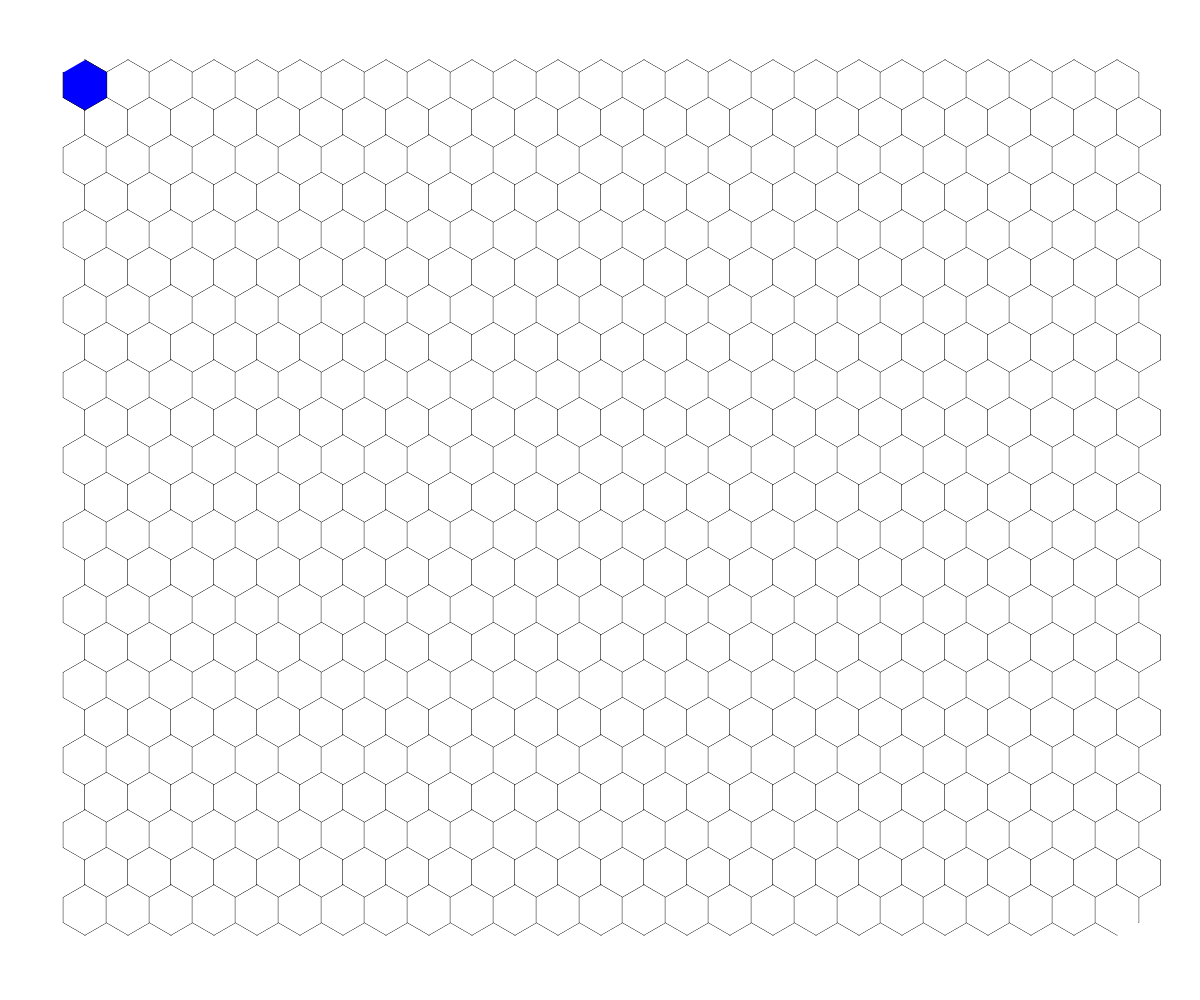
Frame 1 (no input)
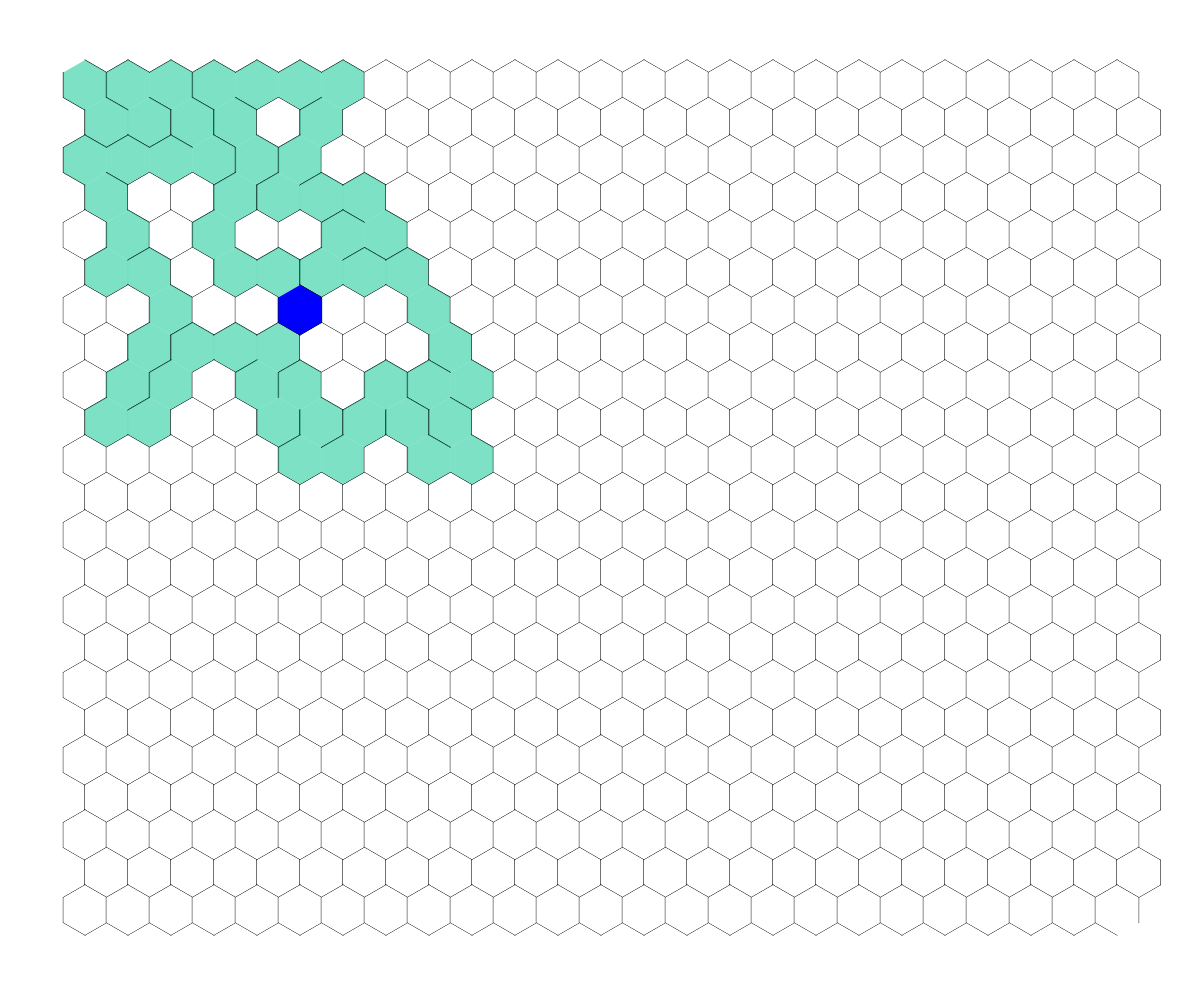
Frame 60 (no input)
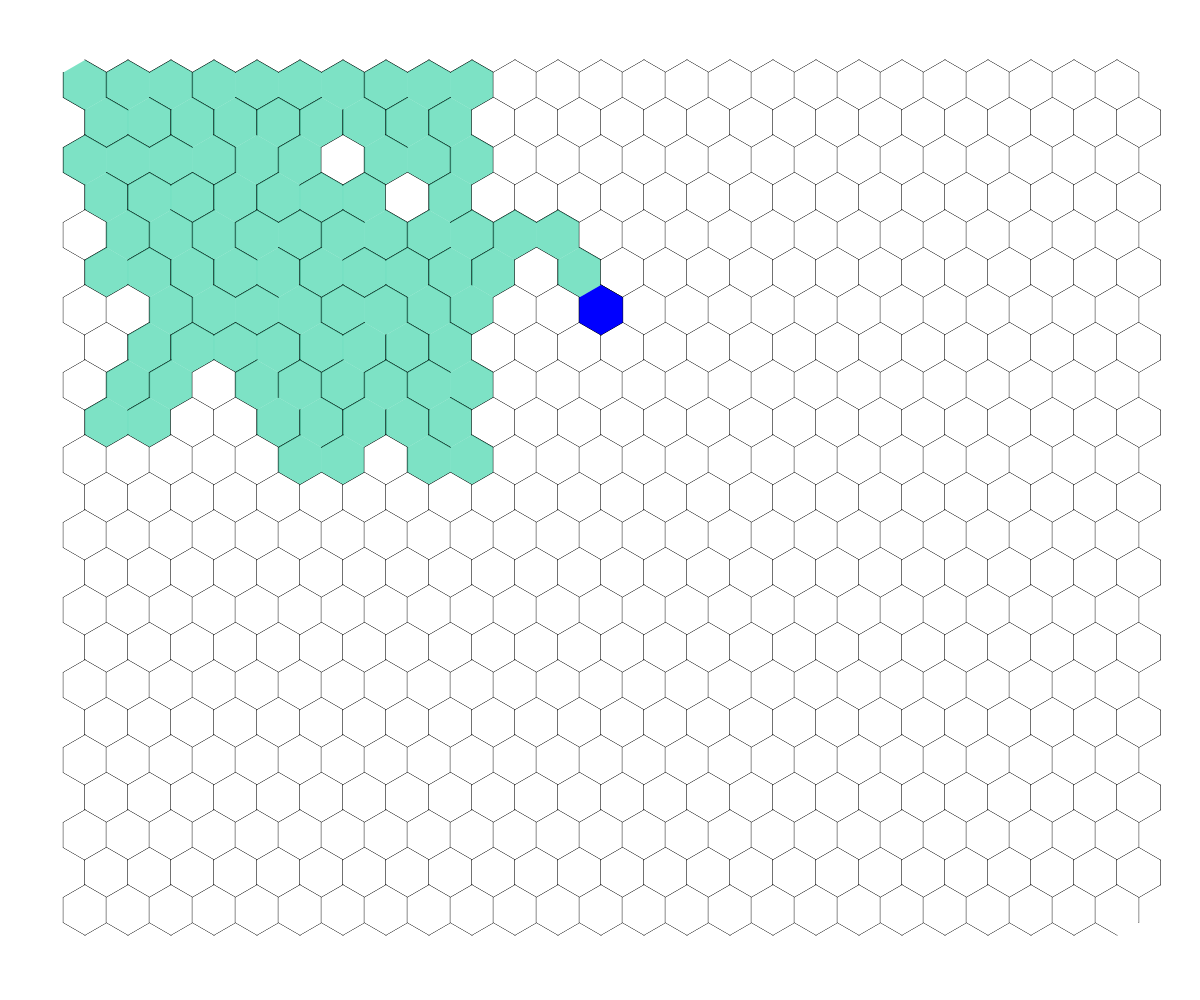
Frame 120 (the mouse pressed at the canvas centre since frame 60)

The p5.js sketch that drew these frames (run headless with seeded random() and noise() and a simulated clock; from frame 60 on, the mouse is pressed at the canvas centre):

// p5.js sketch
// ── sketch.js
const nodeWidth = 25;
let maze;
let finder;
function setup() {
  createCanvas(windowWidth, windowHeight);
  maze = new HexMaze(nodeWidth, width * 0.05);
  finder = new PathFinder(maze.nodes[0]);
}
function draw() {
  translate(maze.padding, maze.padding);
  background(255);
  noStroke();

  maze.draw();
  if (maze.completed) {
    finder.run(maze);
    finder.draw();
  }
  if (finder.completed) {
    noLoop();
  }
}

// ── Hex.js
class Hex {
  constructor(x, y, radius, index) {
    this.radius = radius;
    this.x = x;
    this.y = y;
    this.sides = [true, true, true, true, true, true];
    this.visited = false;
    this.index = index;
    this.neighbors = [];
    // for A* algorithm
    this.g = 0;
    this.h = 0;
    this.f = 0;
    this.path = [];
  }
  draw() {
    let angle = TWO_PI / 6;
    if (!this.visited) {
      fill(255);
    }
    beginShape();
    let vertices = [];
    for (let a = PI / 6; a < TWO_PI + PI / 6; a += angle) {
      let sx = this.x + cos(a) * this.radius;
      let sy = this.y + sin(a) * this.radius;
      vertices.push([sx, sy]);
      vertex(sx, sy);
    }

    for (let i = 0; i < vertices.length - 1; i++) {
      if (this.sides[i]) {
        stroke(0);
        strokeWeight(1);
        line(
          vertices[i][0],
          vertices[i][1],
          vertices[i + 1][0],
          vertices[i + 1][1]
        );
        noStroke();
      }
    }
    endShape(CLOSE);
  }
}

// ── HexMaze.js
class HexMaze {
  radius;
  nodes = [];
  total_columns;
  total_rows;
  current;
  stack = [];
  completed = false;

  constructor(radius, padding) {
    this.padding = padding;
    this.radius = radius;
    this.singleWidth = floor(sqrt(3) * this.radius);
    this.singleHeight = floor(2 * this.radius);
    this.total_columns = floor((width - this.padding * 2) / this.singleWidth);
    this.total_rows = floor(
      (height - this.padding * 2) / (this.singleHeight - this.radius / 2)
    );
    this.activeColor = color(0, 0, 255);
    this.visitedColor = color(90, 219, 181, 200);
    this.create();
    this.link();
  }
  link() {
    for (let i = 0; i < this.nodes.length; i++) {
      this.nodes[i].neighbors = this.getNeighbors(this.nodes[i]);
    }
  }
  getNeighbors(node) {
    const neighbors = [];
    const index = node.index;
    // right
    if (
      index % this.total_columns != this.total_columns - 1 &&
      this.nodes[index + 1]
    ) {
      neighbors.push(this.nodes[index + 1]);
    }
    // left
    if (index % this.total_columns != 0 && this.nodes[index - 1]) {
      neighbors.push(this.nodes[index - 1]);
    }

    // bottom right
    if (index % this.total_columns != this.total_columns - 1) {
      // even row
      if (floor(index / this.total_columns) % 2 == 0) {
        // if exists and not visited
        if (this.nodes[index + this.total_columns]) {
          neighbors.push(this.nodes[index + this.total_columns]);
        }
      }
      // odd row
      else {
        // if exists and not visited
        if (this.nodes[index + this.total_columns + 1]) {
          neighbors.push(this.nodes[index + this.total_columns + 1]);
        }
      }
    }
    // bottom left
    if (index % this.total_columns != 0) {
      // even row
      if (floor(index / this.total_columns) % 2 == 0) {
        // if exists and not visited
        if (this.nodes[index + this.total_columns - 1]) {
          neighbors.push(this.nodes[index + this.total_columns - 1]);
        }
      }
      // odd row
      else {
        // if exists and not visited
        if (this.nodes[index + this.total_columns]) {
          neighbors.push(this.nodes[index + this.total_columns]);
        }
      }
    }
    // top left
    if (index % this.total_columns != 0) {
      // even row
      if (floor(index / this.total_columns) % 2 == 0) {
        // if exists and not visited
        if (this.nodes[index - this.total_columns - 1]) {
          neighbors.push(this.nodes[index - this.total_columns - 1]);
        }
      }
      // odd row
      else {
        // if exists and not visited
        if (this.nodes[index - this.total_columns]) {
          neighbors.push(this.nodes[index - this.total_columns]);
        }
      }
    }
    // top right
    if (index % this.total_columns != this.total_columns - 1) {
      // even row
      if (floor(index / this.total_columns) % 2 == 0) {
        // if exists and not visited
        if (this.nodes[index - this.total_columns]) {
          neighbors.push(this.nodes[index - this.total_columns]);
        }
      }
      // odd row
      else {
        // if exists and not visited
        if (this.nodes[index - this.total_columns + 1]) {
          neighbors.push(this.nodes[index - this.total_columns + 1]);
        }
      }
    }
    return neighbors;
  }
  checkNeighbors(node) {
    let neighbors = node.neighbors;
    neighbors = neighbors.filter((neighbor) => !neighbor.visited);
    if (neighbors.length <= 0) {
      return null;
    }
    const rand = floor(random(neighbors.length));
    return neighbors[rand];
  }

  removeWalls(a, b) {
    if (a.index + 1 == b.index) {
      a.sides[5] = false;
      b.sides[2] = false;
    }
    if (a.index - 1 == b.index) {
      a.sides[2] = false;
      b.sides[5] = false;
    }
    if (a.index + this.total_columns == b.index) {
      if (floor(a.index / this.total_columns) % 2 == 0) {
        a.sides[0] = false;
        b.sides[3] = false;
      } else {
        a.sides[1] = false;
        b.sides[4] = false;
      }
    }
    if (a.index - this.total_columns == b.index) {
      if (floor(a.index / this.total_columns) % 2 == 0) {
        a.sides[4] = false;
        b.sides[1] = false;
      } else {
        a.sides[3] = false;
        b.sides[0] = false;
      }
    }
    if (a.index + this.total_columns + 1 == b.index) {
      a.sides[0] = false;
      b.sides[3] = false;
    }
    if (a.index - this.total_columns - 1 == b.index) {
      a.sides[3] = false;
      b.sides[0] = false;
    }
    if (a.index + this.total_columns - 1 == b.index) {
      a.sides[1] = false;
      b.sides[4] = false;
    }
    if (a.index - this.total_columns + 1 == b.index) {
      a.sides[4] = false;
      b.sides[1] = false;
    }
    a.path.push(b);
    b.path.push(a);
  }

  draw() {
    this.nodes[0].sides[3] = false;
    this.nodes[this.nodes.length - 1].sides[0] = false;
    for (let i = 0; i < this.nodes.length; i++) {
      fill(this.visitedColor);
      this.nodes[i].draw();
    }
    this.current.visited = true;
    if (!this.completed) {
      fill(this.activeColor);
      this.current.draw();
    }
    const next = this.checkNeighbors(this.current);
    if (next && !next.visited) {
      next.visited = true;
      this.removeWalls(this.current, next);
      this.stack.push(this.current);
      this.current = next;
    } else if (this.stack.length > 0) {
      this.current = this.stack.pop();
    } else {
      this.completed = true;
    }
  }

  create() {
    let x = 0;
    let y = 0;
    let offsetX = 0;
    let row_count = 0;
    let column_count = 0;
    for (let i = 0; i < this.total_columns * this.total_rows; i++) {
      const pos = x * this.singleWidth;
      const hex = new Hex(
        pos + offsetX + this.radius,
        y + this.radius,
        this.radius,
        i
      );
      x += 1;
      column_count += 1;
      if (column_count >= this.total_columns) {
        column_count = 0;
        row_count += 1;
        if (row_count % 2 === 0) {
          offsetX = 0;
        } else {
          offsetX = this.singleWidth / 2;
        }
        x = 0;
        y += this.singleHeight - this.radius / 2;
      }
      this.nodes.push(hex);
    }
    this.current = this.nodes[0];
  }
}

// ── PathFinder.js
class PathFinder {
  openSet = [];
  closedSet = [];
  completed = false;
  constructor(node) {
    this.openSet.push(node);
    this.current = node;
    this.activeColor = color(0, 0, 255);
  }
  draw() {
    const path = [];
    let temp = this.current;
    path.push(temp);
    while (temp.previous) {
      path.push(temp.previous);
      temp = temp.previous;
    }
    for (let i = 0; i < path.length - 1; i++) {
      stroke(this.activeColor);
      strokeWeight(5);
      line(path[i].x, path[i].y, path[i + 1].x, path[i + 1].y);
    }
  }

  heuristic(a, b) {
    let d = dist(a.x, a.y, b.x, b.y);
    return d;
  }
  run(maze) {
    if (this.openSet.length > 0) {
      let winner = 0;
      for (let i = 0; i < this.openSet.length; i++) {
        if (this.openSet[i].f < this.openSet[winner].f) {
          winner = i;
        }
      }
      this.current = this.openSet[winner];

      if (this.current == maze.nodes[maze.nodes.length - 1]) {
        this.completed = true;
        noLoop();
      }
      this.openSet.splice(winner, 1);
      this.closedSet.push(this.current);
      let neighbors = this.current.path;
      for (let neighbor of neighbors) {
        if (!this.closedSet.includes(neighbor)) {
          let tempG = this.current.g + 1;
          if (this.openSet.includes(neighbor)) {
            if (tempG < neighbor.g) {
              neighbor.g = tempG;
            }
          } else {
            neighbor.g = tempG;
            this.openSet.push(neighbor);
          }
          neighbor.h = this.heuristic(
            neighbor,
            maze.nodes[maze.nodes.length - 1]
          );
          neighbor.f = neighbor.g + neighbor.h;
          neighbor.previous = this.current;
        }
      }
    }
  }
}
